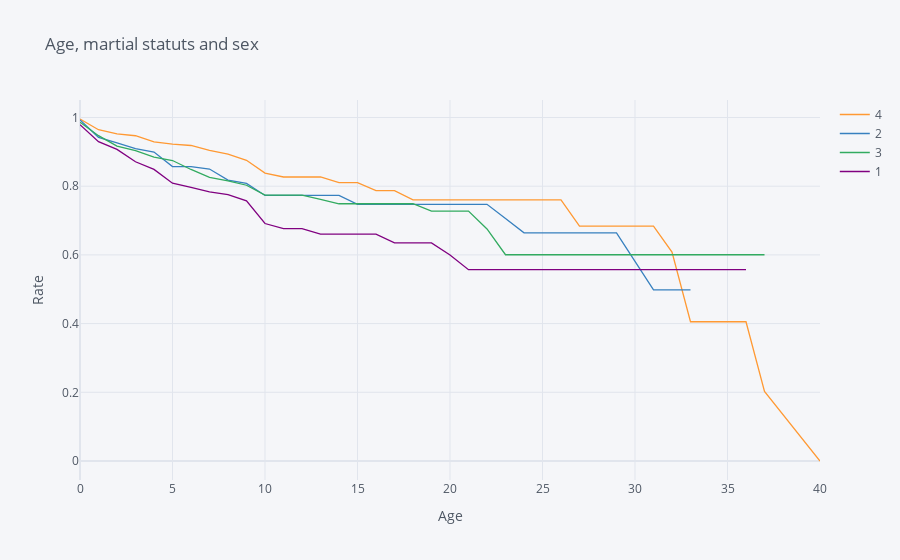

Notebook cell for this chart:
### Markdown cell above
## 6. Let's find out how job satisfaction affects retention rates. Generate and plot survival curves for each level of job satisfaction by number of years at the company.

### Code cell
employee_age = survival(data, 'JobSatisfaction', 'YearsAtCompany', 'Attrition')
employee_age.iplot(kind='line',xTitle='Age',yTitle='Rate', 
                     title='Age, martial statuts and sex')

### Figure 1 — Plotly figure (JSON) as saved in the notebook; plotly's stock layout.template omitted (floating-point values rounded to 4 significant figures)
{"data": [{"line": {"color": "rgba(255, 153, 51, 1.0)", "dash": "solid", "shape": "linear", "width": 1.3}, "mode": "lines", "name": "4", "text": "", "type": "scatter", "x": [0, 1, 2, 3, 4, 5, 6, 7, 8, 9, 10, 11, 12, 13, 14, 15, 16, 17, 18, 19, 20, 21, 22, 23, 24, 25, 26, 27, 29, 30, 31, 32, 33, 34, 36, 37, 40], "y": [0.9956, 0.9645, 0.9523, 0.9469, 0.929, 0.9226, 0.9185, 0.9043, 0.8933, 0.8754, 0.838, 0.8268, 0.8268, 0.8268, 0.8103, 0.8103, 0.7872, 0.7872, 0.76, 0.76, 0.76, 0.76, 0.76, 0.76, 0.76, 0.76, 0.76, 0.684, 0.684, 0.684, 0.684, 0.608, 0.4053, 0.4053, 0.4053, 0.2027, 0]}, {"line": {"color": "rgba(55, 128, 191, 1.0)", "dash": "solid", "shape": "linear", "width": 1.3}, "mode": "lines", "name": "2", "text": "", "type": "scatter", "x": [0, 1, 2, 3, 4, 5, 6, 7, 8, 9, 10, 11, 12, 13, 14, 15, 16, 17, 18, 19, 20, 21, 22, 23, 24, 25, 26, 27, 29, 30, 31, 32, 33, 34, 36, 37, 40], "y": [0.9929, 0.9423, 0.9263, 0.9091, 0.8996, 0.8573, 0.8573, 0.85, 0.8179, 0.8083, 0.7731, 0.7731, 0.7731, 0.7731, 0.7731, 0.7474, 0.7474, 0.7474, 0.7474, 0.7474, 0.7474, 0.7474, 0.7474, 0.7059, 0.6643, 0.6643, 0.6643, 0.6643, 0.6643, 0.5813, 0.4983, 0.4983, 0.4983, "", "", "", ""]}, {"line": {"color": "rgba(50, 171, 96, 1.0)", "dash": "solid", "shape": "linear", "width": 1.3}, "mode": "lines", "name": "3", "text": "", "type": "scatter", "x": [0, 1, 2, 3, 4, 5, 6, 7, 8, 9, 10, 11, 12, 13, 14, 15, 16, 17, 18, 19, 20, 21, 22, 23, 24, 25, 26, 27, 29, 30, 31, 32, 33, 34, 36, 37, 40], "y": [0.9864, 0.9471, 0.917, 0.9033, 0.8849, 0.8748, 0.8487, 0.8259, 0.8157, 0.8028, 0.7739, 0.7739, 0.7739, 0.7618, 0.7489, 0.7489, 0.7489, 0.7489, 0.7489, 0.7275, 0.7275, 0.7275, 0.6755, 0.6005, 0.6005, 0.6005, 0.6005, 0.6005, 0.6005, 0.6005, 0.6005, 0.6005, 0.6005, 0.6005, 0.6005, 0.6005, ""]}, {"line": {"color": "rgba(128, 0, 128, 1.0)", "dash": "solid", "shape": "linear", "width": 1.3}, "mode": "lines", "name": "1", "text": "", "type": "scatter", "x": [0, 1, 2, 3, 4, 5, 6, 7, 8, 9, 10, 11, 12, 13, 14, 15, 16, 17, 18, 19, 20, 21, 22, 23, 24, 25, 26, 27, 29, 30, 31, 32, 33, 34, 36, 37, 40], "y": [0.9792, 0.9297, 0.9071, 0.8711, 0.8489, 0.8087, 0.7965, 0.7833, 0.7752, 0.7572, 0.6913, 0.6766, 0.6766, 0.6605, 0.6605, 0.6605, 0.6605, 0.6351, 0.6351, 0.6351, 0.5998, 0.557, 0.557, 0.557, 0.557, 0.557, 0.557, 0.557, 0.557, 0.557, 0.557, 0.557, 0.557, 0.557, 0.557, "", ""]}], "layout": {"legend": {"bgcolor": "#F5F6F9", "font": {"color": "#4D5663"}}, "paper_bgcolor": "#F5F6F9", "plot_bgcolor": "#F5F6F9", "title": {"font": {"color": "#4D5663"}, "text": "Age, martial statuts and sex"}, "xaxis": {"gridcolor": "#E1E5ED", "showgrid": true, "tickfont": {"color": "#4D5663"}, "title": {"font": {"color": "#4D5663"}, "text": "Age"}, "zerolinecolor": "#E1E5ED"}, "yaxis": {"gridcolor": "#E1E5ED", "showgrid": true, "tickfont": {"color": "#4D5663"}, "title": {"font": {"color": "#4D5663"}, "text": "Rate"}, "zerolinecolor": "#E1E5ED"}}}
